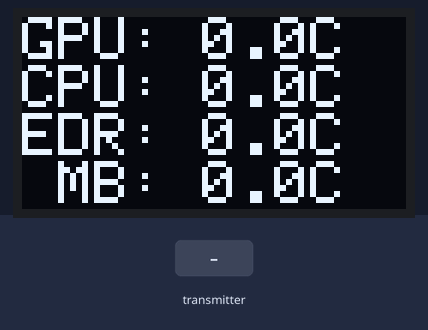
Bench run of a sketch on a simulated ESP32. On the bench: 128×64 one-colour display. Inputs (shaded band) come from the test bench. WiFi joins after 1.5 s; servers stay silent unless stated; what the sketch prints to the serial monitor is not drawn.

Above: at 18.4 s.
18.5 s: the transmitter starts sending gTemp = 25
At 20.4 s:
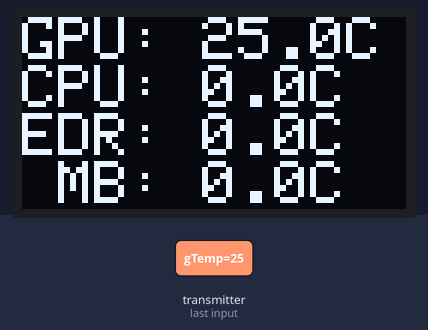
20.9 s: the transmitter starts sending cTemp = 25
At 21.8 s:
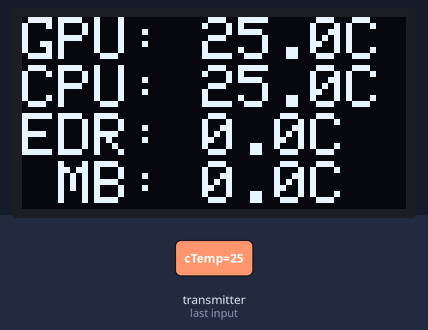
22.9 s: the transmitter starts sending eTemp = 25
At 24.3 s:
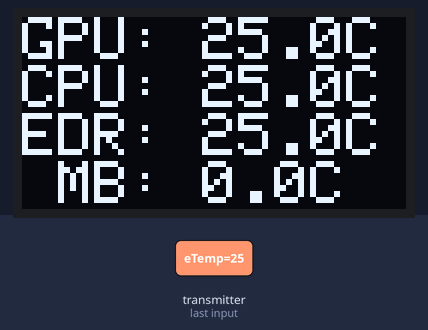
24.9 s: the transmitter starts sending mTemp = 25
At 26.6 s:
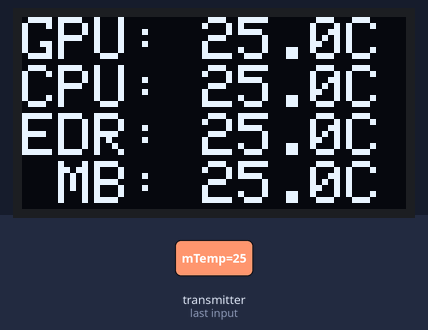
26.9 s: the transmitter starts sending gTemp = 0
At 28.2 s:
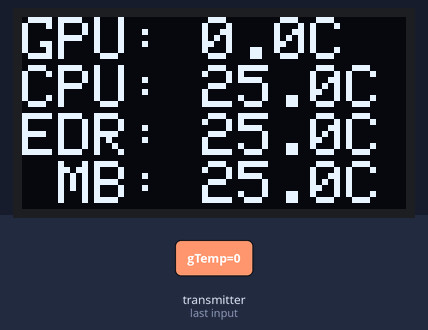
29.0 s: the transmitter starts sending cTemp = 50
At 30.8 s:
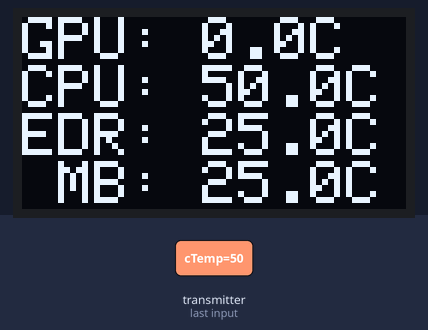
Timing chart, 0 to 32.0 s (numbered marks = the images above; inputs shaded):
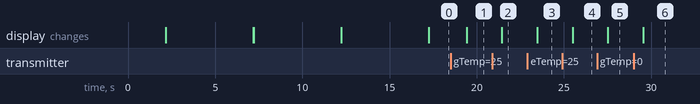

Measured:
- after the input at 18.5 s, the display: changes after 0.91 s (image 1)
- after the input at 20.9 s, the display: changes after 0.54 s (image 2)
- after the input at 22.9 s, the display: changes after 0.57 s (image 3)
- after the input at 24.9 s, the display: changes after 0.60 s (image 4)
- after the input at 26.9 s, the display: changes after 0.63 s (image 5)
- after the input at 29.0 s, the display: changes after 0.55 s (image 6)

The sketch:

SentrySync4_Receiver_OLED.ino
```cpp
#include <ArduinoOTA.h>
#include <Wire.h>
#include <WiFi.h>
#include <WebServer.h>
#include <WiFiClient.h>
#include <Adafruit_GFX.h>
#include <Adafruit_SSD1306.h>
#include <SD.h>
#include <SPI.h>
#include <esp_now.h>


//----------------------------------------------------------------------------------
//   Using ESP32 WROOM Dev board
//----------------------------------------------------------------------------------
#define SCREEN_WIDTH 128 // OLED display width, in pixels
#define SCREEN_HEIGHT 64 // OLED display height, in pixels
#define OLED_RESET -1    // Reset pin # (or -1 if sharing Arduino reset pin)
#define UART_BAUD_RATE 115200

Adafruit_SSD1306 display(SCREEN_WIDTH, SCREEN_HEIGHT, &Wire, OLED_RESET);

const char* ssid = "NETWORK NAME";
const char* password = "PASSWORD";

bool uartMode = false; // Variable to track the uart mode
bool sdStatus = false; // Variable to track if sd card is present
bool tidStatus = false; // Variable to track if title id was sent via uart
// Variables to store sensor data
float gpuTemp = 0.0;
float cpuTemp = 0.0;
float memTemp = 0.0;
float caseTemp = 0.0;
String gameTitle;
String titleID;
String developer;
String ipAddress;
String lastID = "";

unsigned long previousMillis = 0;
const long interval = 2000; // Interval to update OLED display (milliseconds)


// 'sentrysplash', 128x64px
const unsigned char epd_bitmap_sentrysplash [] PROGMEM = {
  0x00, 0x00, 0x00, 0x00, 0x00, 0x00, 0x00, 0x00, 0x00, 0x00, 0x00, 0x00, 0x00, 0x00, 0x00, 0x00,
  0x00, 0x00, 0x00, 0x00, 0x00, 0x00, 0x00, 0x00, 0x00, 0x00, 0x00, 0x00, 0x00, 0x00, 0x00, 0x00,
  0x00, 0x00, 0x00, 0x00, 0x00, 0x00, 0x00, 0x00, 0x00, 0x00, 0x00, 0x00, 0x00, 0x00, 0x00, 0x00,
  0x00, 0x00, 0x00, 0x00, 0x00, 0x00, 0x00, 0x03, 0xf8, 0x00, 0x00, 0x00, 0x00, 0x00, 0x00, 0x00,
  0x00, 0x00, 0x00, 0x00, 0x00, 0x00, 0x00, 0x3f, 0xff, 0x80, 0x00, 0x00, 0x00, 0x00, 0x00, 0x00,
  0x00, 0x00, 0x00, 0x00, 0x00, 0x00, 0x00, 0xff, 0xff, 0xe0, 0x00, 0x00, 0x00, 0x00, 0x00, 0x00,
  0x00, 0x00, 0x00, 0x00, 0x00, 0x00, 0x00, 0xff, 0xff, 0xe0, 0x00, 0x00, 0x00, 0x00, 0x00, 0x00,
  0x00, 0x00, 0x00, 0x00, 0x00, 0x00, 0x00, 0x0f, 0xfe, 0x00, 0x00, 0x00, 0x00, 0x00, 0x00, 0x00,
  0x00, 0x00, 0x00, 0x00, 0x00, 0x00, 0x00, 0x03, 0xf8, 0x00, 0x00, 0x00, 0x00, 0x00, 0x00, 0x00,
  0x00, 0x00, 0x00, 0x00, 0x00, 0x00, 0x20, 0x00, 0xe0, 0x00, 0x80, 0x00, 0x00, 0x00, 0x00, 0x00,
  0x00, 0x00, 0x00, 0x00, 0x00, 0x00, 0x78, 0x00, 0x00, 0x03, 0xc0, 0x00, 0x00, 0x00, 0x00, 0x00,
  0x00, 0x00, 0x00, 0x00, 0x00, 0x00, 0xfe, 0x00, 0x00, 0x0f, 0xe0, 0x00, 0x00, 0x00, 0x00, 0x00,
  0x00, 0x00, 0x00, 0x00, 0x00, 0x01, 0xff, 0x00, 0x00, 0x1f, 0xf0, 0x00, 0x00, 0x00, 0x00, 0x00,
  0x00, 0x00, 0x00, 0x00, 0x00, 0x01, 0xff, 0x80, 0x00, 0x3f, 0xf0, 0x00, 0x00, 0x00, 0x00, 0x00,
  0x00, 0x00, 0x00, 0x00, 0x00, 0x03, 0xff, 0xc0, 0x00, 0x7f, 0xf8, 0x00, 0x00, 0x00, 0x00, 0x00,
  0x00, 0x00, 0x00, 0x00, 0x00, 0x03, 0xff, 0xe0, 0x00, 0xff, 0xf8, 0x00, 0x00, 0x00, 0x00, 0x00,
  0x00, 0x00, 0x00, 0x00, 0x00, 0x07, 0xff, 0xc0, 0x00, 0x7f, 0xfc, 0x00, 0x00, 0x00, 0x00, 0x00,
  0x00, 0x00, 0x00, 0x00, 0x00, 0x07, 0xff, 0xc0, 0x00, 0x7f, 0xfc, 0x00, 0x00, 0x00, 0x00, 0x00,
  0x00, 0x00, 0x00, 0x00, 0x00, 0x0f, 0xff, 0x80, 0x00, 0x3f, 0xfe, 0x00, 0x00, 0x00, 0x00, 0x00,
  0x00, 0x00, 0x00, 0x00, 0x00, 0x0f, 0xff, 0x00, 0x00, 0x1f, 0xfe, 0x00, 0x00, 0x00, 0x00, 0x00,
  0x00, 0x00, 0x00, 0x00, 0x00, 0x0f, 0xfe, 0x00, 0x00, 0x0f, 0xfe, 0x00, 0x00, 0x00, 0x00, 0x00,
  0x00, 0x00, 0x00, 0x00, 0x00, 0x0f, 0xfe, 0x00, 0xe0, 0x0f, 0xfe, 0x00, 0x00, 0x00, 0x00, 0x00,
  0x00, 0x00, 0x00, 0x00, 0x00, 0x1f, 0xfc, 0x01, 0xf0, 0x07, 0xff, 0x00, 0x00, 0x00, 0x00, 0x00,
  0x00, 0x00, 0x00, 0x00, 0x00, 0x1f, 0xf8, 0x03, 0xf8, 0x03, 0xff, 0x00, 0x00, 0x00, 0x00, 0x00,
  0x00, 0x00, 0x00, 0x00, 0x00, 0x1f, 0xf8, 0x07, 0xfc, 0x03, 0xff, 0x00, 0x00, 0x00, 0x00, 0x00,
  0x00, 0x00, 0x00, 0x00, 0x00, 0x1f, 0xf0, 0x0f, 0xfe, 0x01, 0xff, 0x00, 0x00, 0x00, 0x00, 0x00,
  0x00, 0x00, 0x00, 0x00, 0x00, 0x1f, 0xf0, 0x1f, 0xff, 0x01, 0xff, 0x00, 0x00, 0x00, 0x00, 0x00,
  0x00, 0x00, 0x00, 0x00, 0x00, 0x1f, 0xe0, 0x3f, 0xff, 0x80, 0xff, 0x00, 0x00, 0x00, 0x00, 0x00,
  0x00, 0x00, 0x00, 0x00, 0x00, 0x1f, 0xe0, 0x7f, 0xff, 0xc0, 0xff, 0x00, 0x00, 0x00, 0x00, 0x00,
  0x00, 0x00, 0x00, 0x00, 0x00, 0x0f, 0xc0, 0xff, 0xff, 0xe0, 0x7e, 0x00, 0x00, 0x00, 0x00, 0x00,
  0x00, 0x00, 0x00, 0x00, 0x00, 0x0f, 0xc0, 0xff, 0xff, 0xe0, 0x7e, 0x00, 0x00, 0x00, 0x00, 0x00,
  0x00, 0x00, 0x00, 0x00, 0x00, 0x0f, 0x81, 0xff, 0xff, 0xf0, 0x3e, 0x00, 0x00, 0x00, 0x00, 0x00,
  0x00, 0x00, 0x00, 0x00, 0x00, 0x0f, 0x83, 0xff, 0xff, 0xf8, 0x3e, 0x00, 0x00, 0x00, 0x00, 0x00,
  0x00, 0x00, 0x00, 0x00, 0x00, 0x07, 0x87, 0xff, 0xff, 0xfc, 0x3c, 0x00, 0x00, 0x00, 0x00, 0x00,
  0x00, 0x00, 0x00, 0x00, 0x00, 0x07, 0x07, 0xff, 0xff, 0xfc, 0x1c, 0x00, 0x00, 0x00, 0x00, 0x00,
  0x00, 0x00, 0x00, 0x00, 0x00, 0x03, 0x0f, 0xff, 0xff, 0xfe, 0x18, 0x00, 0x00, 0x00, 0x00, 0x00,
  0x00, 0x00, 0x00, 0x00, 0x00, 0x03, 0x1f, 0xff, 0xff, 0xff, 0x18, 0x00, 0x00, 0x00, 0x00, 0x00,
  0x00, 0x00, 0x00, 0x00, 0x00, 0x01, 0x1f, 0xff, 0xff, 0xff, 0x10, 0x00, 0x00, 0x00, 0x00, 0x00,
  0x00, 0x00, 0x00, 0x00, 0x00, 0x00, 0x1f, 0xff, 0xff, 0xff, 0x00, 0x00, 0x00, 0x00, 0x00, 0x00,
  0x00, 0x00, 0x00, 0x00, 0x00, 0x00, 0x3f, 0xff, 0xff, 0xff, 0x80, 0x00, 0x00, 0x00, 0x00, 0x00,
  0x00, 0x00, 0x00, 0x00, 0x00, 0x00, 0x3f, 0xff, 0xff, 0xff, 0x80, 0x00, 0x00, 0x00, 0x00, 0x00,
  0x00, 0x00, 0x00, 0x00, 0x00, 0x00, 0x3f, 0xff, 0xff, 0xff, 0x80, 0x00, 0x00, 0x00, 0x00, 0x00,
  0x00, 0x00, 0x00, 0x00, 0x00, 0x00, 0x1f, 0xff, 0xff, 0xff, 0x00, 0x00, 0x00, 0x00, 0x00, 0x00,
  0x00, 0x00, 0x00, 0x00, 0x00, 0x00, 0x0f, 0xff, 0xff, 0xfe, 0x00, 0x00, 0x00, 0x00, 0x00, 0x00,
  0x00, 0x00, 0x00, 0x00, 0x00, 0x00, 0x03, 0xff, 0xff, 0xf8, 0x00, 0x00, 0x00, 0x00, 0x00, 0x00,
  0x00, 0x00, 0x00, 0x00, 0x00, 0x00, 0x00, 0xff, 0xff, 0xe0, 0x00, 0x00, 0x00, 0x00, 0x00, 0x00,
  0x00, 0x00, 0x00, 0x00, 0x00, 0x00, 0x00, 0x3f, 0xff, 0x80, 0x00, 0x00, 0x00, 0x00, 0x00, 0x00,
  0x00, 0x00, 0x00, 0x00, 0x00, 0x00, 0x00, 0x03, 0xf8, 0x00, 0x00, 0x00, 0x00, 0x00, 0x00, 0x00,
  0x00, 0x00, 0x00, 0x00, 0x00, 0x00, 0x00, 0x00, 0x00, 0x00, 0x00, 0x00, 0x00, 0x00, 0x00, 0x00,
  0x00, 0x00, 0x00, 0x00, 0x00, 0x00, 0x00, 0x00, 0x00, 0x00, 0x00, 0x00, 0x00, 0x00, 0x00, 0x00,
  0x00, 0x00, 0x00, 0x00, 0x00, 0x00, 0x00, 0x00, 0x00, 0x00, 0x00, 0x00, 0x00, 0x00, 0x00, 0x00,
  0x00, 0x00, 0x00, 0x00, 0x00, 0x00, 0x00, 0x00, 0x00, 0x00, 0x00, 0x00, 0x00, 0x00, 0x00, 0x00,
  0x00, 0x00, 0x00, 0x00, 0x00, 0x00, 0x00, 0x00, 0x00, 0x00, 0x00, 0x00, 0x00, 0x00, 0x00, 0x00,
  0x00, 0x00, 0x00, 0x00, 0x00, 0x00, 0x00, 0x00, 0x00, 0x00, 0x00, 0x00, 0x00, 0x00, 0x00, 0x00,
  0x00, 0x00, 0x00, 0x00, 0x00, 0x00, 0x00, 0x00, 0x00, 0x00, 0x00, 0x00, 0x00, 0x00, 0x00, 0x00,
  0x00, 0x00, 0x00, 0x00, 0x00, 0x00, 0x00, 0x00, 0x00, 0x00, 0x00, 0x00, 0x00, 0x00, 0x00, 0x00,
  0x00, 0x00, 0x00, 0x00, 0x00, 0x00, 0x00, 0x00, 0x00, 0x00, 0x00, 0x00, 0x00, 0x00, 0x00, 0x00,
  0x00, 0x00, 0x00, 0x00, 0x00, 0x00, 0x00, 0x00, 0x00, 0x00, 0x00, 0x00, 0x00, 0x00, 0x00, 0x00,
  0x00, 0x00, 0x00, 0x00, 0x00, 0x00, 0x00, 0x00, 0x00, 0x00, 0x00, 0x00, 0x00, 0x00, 0x00, 0x00,
  0x00, 0x00, 0x00, 0x00, 0x00, 0x00, 0x00, 0x00, 0x00, 0x00, 0x00, 0x00, 0x00, 0x00, 0x00, 0x00,
  0x00, 0x00, 0x00, 0x00, 0x00, 0x00, 0x00, 0x00, 0x00, 0x00, 0x00, 0x00, 0x00, 0x00, 0x00, 0x00,
  0x00, 0x00, 0x00, 0x00, 0x00, 0x00, 0x00, 0x00, 0x00, 0x00, 0x00, 0x00, 0x00, 0x00, 0x00, 0x00,
  0x00, 0x00, 0x00, 0x00, 0x00, 0x00, 0x00, 0x00, 0x00, 0x00, 0x00, 0x00, 0x00, 0x00, 0x00, 0x00,
  0x00, 0x00, 0x00, 0x00, 0x00, 0x00, 0x00, 0x00, 0x00, 0x00, 0x00, 0x00, 0x00, 0x00, 0x00, 0x00
};

// 'question', 128x64px
const unsigned char epd_bitmap_question [] PROGMEM = {
  0x00, 0x00, 0x00, 0x00, 0x00, 0x00, 0x00, 0x00, 0x00, 0x00, 0x00, 0x00, 0x00, 0x00, 0x00, 0x00,
  0x00, 0x00, 0x00, 0x00, 0x00, 0x00, 0x00, 0x00, 0x00, 0x00, 0x00, 0x00, 0x00, 0x00, 0x00, 0x00,
  0x00, 0x00, 0x00, 0x00, 0x00, 0x00, 0x00, 0x00, 0x00, 0x00, 0x00, 0x00, 0x00, 0x00, 0x00, 0x00,
  0x00, 0x00, 0x00, 0x00, 0x00, 0x00, 0x00, 0x00, 0x00, 0x00, 0x00, 0x00, 0x00, 0x00, 0x00, 0x00,
  0x00, 0x00, 0x00, 0x00, 0x00, 0x00, 0x00, 0x00, 0x00, 0x00, 0x00, 0x00, 0x00, 0x00, 0x00, 0x00,
  0x00, 0x00, 0x00, 0x00, 0x00, 0x00, 0x00, 0x00, 0x00, 0x00, 0x00, 0x00, 0x00, 0x00, 0x00, 0x00,
  0x00, 0x00, 0x00, 0x00, 0x00, 0x00, 0x00, 0x00, 0x00, 0x00, 0x00, 0x00, 0x00, 0x00, 0x00, 0x00,
  0x00, 0x00, 0x00, 0x00, 0x00, 0x00, 0x00, 0x00, 0x00, 0x00, 0x00, 0x00, 0x00, 0x00, 0x00, 0x00,
  0x00, 0x00, 0x00, 0x00, 0x00, 0x00, 0x00, 0x00, 0x00, 0x00, 0x00, 0x00, 0x00, 0x00, 0x00, 0x00,
  0x00, 0x00, 0x00, 0x00, 0x00, 0x00, 0x00, 0x00, 0x00, 0x00, 0x00, 0x00, 0x00, 0x00, 0x00, 0x00,
  0x00, 0x00, 0x00, 0x00, 0x00, 0x00, 0x00, 0x00, 0x00, 0x00, 0x00, 0x00, 0x00, 0x00, 0x00, 0x00,
  0x00, 0x00, 0x00, 0x00, 0x00, 0x00, 0x00, 0x00, 0x00, 0x00, 0x00, 0x00, 0x00, 0x00, 0x00, 0x00,
  0x00, 0x00, 0x00, 0x00, 0x00, 0x00, 0x00, 0x00, 0x00, 0x00, 0x00, 0x00, 0x00, 0x00, 0x00, 0x00,
  0x00, 0x00, 0x00, 0x00, 0x00, 0x00, 0x00, 0x00, 0x00, 0x00, 0x00, 0x00, 0x00, 0x00, 0x00, 0x00,
  0x00, 0x00, 0x00, 0x00, 0x00, 0x00, 0x00, 0x00, 0x00, 0x00, 0x00, 0x00, 0x00, 0x00, 0x00, 0x00,
  0x00, 0x00, 0x00, 0x00, 0x00, 0x00, 0x00, 0x00, 0x00, 0x00, 0x00, 0x00, 0x00, 0x00, 0x00, 0x00,
  0x00, 0x00, 0x00, 0x00, 0x00, 0x00, 0x00, 0x00, 0x00, 0x00, 0x00, 0x00, 0x00, 0x00, 0x00, 0x00,
  0x00, 0x00, 0x00, 0x00, 0x00, 0x00, 0x00, 0x00, 0x00, 0x00, 0x00, 0x00, 0x00, 0x00, 0x00, 0x00,
  0x00, 0x00, 0x00, 0x00, 0x00, 0x00, 0x00, 0x00, 0x00, 0x00, 0x00, 0x00, 0x00, 0x00, 0x00, 0x00,
  0x00, 0x00, 0x00, 0x00, 0x00, 0x00, 0x00, 0x00, 0x00, 0x00, 0x00, 0x00, 0x00, 0x00, 0x00, 0x00,
  0x00, 0x00, 0x00, 0x00, 0x00, 0x00, 0x07, 0xff, 0xff, 0xff, 0x00, 0x00, 0x00, 0x00, 0x00, 0x00,
  0x00, 0x00, 0x00, 0x00, 0x00, 0x00, 0x08, 0x00, 0x00, 0x01, 0x80, 0x00, 0x00, 0x00, 0x00, 0x00,
  0x00, 0x00, 0x00, 0x00, 0x00, 0x00, 0x09, 0xff, 0xff, 0xfd, 0x80, 0x00, 0x00, 0x00, 0x00, 0x00,
  0x00, 0x00, 0x00, 0x00, 0x00, 0x00, 0x09, 0x10, 0x88, 0xc5, 0x80, 0x00, 0x00, 0x00, 0x00, 0x00,
  0x00, 0x00, 0x00, 0x00, 0x00, 0x00, 0x09, 0x10, 0x88, 0xc5, 0x80, 0x00, 0x00, 0x00, 0x00, 0x00,
  0x00, 0x00, 0x00, 0x00, 0x00, 0x00, 0x09, 0x10, 0x88, 0xc5, 0x80, 0x00, 0x00, 0x00, 0x00, 0x00,
  0x00, 0x00, 0x00, 0x00, 0x00, 0x00, 0x09, 0x10, 0x88, 0xc5, 0x80, 0x00, 0x00, 0x00, 0x00, 0x00,
  0x00, 0x00, 0x00, 0x00, 0x00, 0x00, 0x09, 0x10, 0x88, 0xc5, 0x80, 0x00, 0x00, 0x00, 0x00, 0x00,
  0x00, 0x00, 0x00, 0x00, 0x00, 0x00, 0x09, 0x10, 0x88, 0xc5, 0x80, 0x00, 0x00, 0x00, 0x00, 0x00,
  0x00, 0x00, 0x00, 0x00, 0x00, 0x00, 0x09, 0x10, 0x88, 0xc5, 0x80, 0x00, 0x00, 0x00, 0x00, 0x00,
  0x00, 0x00, 0x00, 0x00, 0x00, 0x00, 0x09, 0x10, 0x88, 0xc5, 0x80, 0x00, 0x00, 0x00, 0x00, 0x00,
  0x00, 0x00, 0x00, 0x00, 0x00, 0x00, 0x09, 0x10, 0x88, 0xc5, 0x80, 0x00, 0x00, 0x00, 0x00, 0x00,
  0x00, 0x00, 0x00, 0x00, 0x00, 0x00, 0x09, 0xff, 0xff, 0xfd, 0x80, 0x00, 0x00, 0x00, 0x00, 0x00,
  0x00, 0x00, 0x00, 0x00, 0x00, 0x00, 0x30, 0x00, 0x00, 0x01, 0x80, 0x00, 0x00, 0x00, 0x00, 0x00,
  0x00, 0x00, 0x00, 0x00, 0x00, 0x00, 0x60, 0x00, 0x00, 0x01, 0x80, 0x00, 0x00, 0x00, 0x00, 0x00,
  0x00, 0x00, 0x00, 0x00, 0x00, 0x00, 0x40, 0x00, 0x00, 0x01, 0x80, 0x00, 0x00, 0x00, 0x00, 0x00,
  0x00, 0x00, 0x00, 0x00, 0x00, 0x00, 0x40, 0x00, 0x00, 0x01, 0x80, 0x00, 0x00, 0x00, 0x00, 0x00,
  0x00, 0x00, 0x00, 0x00, 0x00, 0x00, 0x40, 0x00, 0x00, 0x01, 0x80, 0x00, 0x00, 0x00, 0x00, 0x00,
  0x00, 0x00, 0x00, 0x00, 0x00, 0x00, 0x40, 0x07, 0xfc, 0x01, 0x80, 0x00, 0x00, 0x00, 0x00, 0x00,
  0x00, 0x00, 0x00, 0x00, 0x00, 0x00, 0x40, 0x07, 0xfc, 0x01, 0x80, 0x00, 0x00, 0x00, 0x00, 0x00,
  0x00, 0x00, 0x00, 0x00, 0x00, 0x00, 0x40, 0x1f, 0xff, 0x01, 0x80, 0x00, 0x00, 0x00, 0x00, 0x00,
  0x00, 0x00, 0x00, 0x00, 0x00, 0x00, 0x30, 0x1e, 0x0f, 0x01, 0x80, 0x00, 0x00, 0x00, 0x00, 0x00,
  0x00, 0x00, 0x00, 0x00, 0x00, 0x00, 0x08, 0x1c, 0x0f, 0x01, 0x80, 0x00, 0x00, 0x00, 0x00, 0x00,
  0x00, 0x00, 0x00, 0x00, 0x00, 0x00, 0x08, 0x1c, 0x0f, 0x01, 0x80, 0x00, 0x00, 0x00, 0x00, 0x00,
  0x00, 0x00, 0x00, 0x00, 0x00, 0x00, 0x08, 0x00, 0x0f, 0x01, 0x80, 0x00, 0x00, 0x00, 0x00, 0x00,
  0x00, 0x00, 0x00, 0x00, 0x00, 0x00, 0x08, 0x00, 0x0f, 0x01, 0x80, 0x00, 0x00, 0x00, 0x00, 0x00,
  0x00, 0x00, 0x00, 0x00, 0x00, 0x00, 0x08, 0x00, 0x1f, 0x01, 0x80, 0x00, 0x00, 0x00, 0x00, 0x00,
  0x00, 0x00, 0x00, 0x00, 0x00, 0x00, 0x30, 0x00, 0x3e, 0x01, 0x80, 0x00, 0x00, 0x00, 0x00, 0x00,
  0x00, 0x00, 0x00, 0x00, 0x00, 0x00, 0x60, 0x00, 0x7c, 0x01, 0x80, 0x00, 0x00, 0x00, 0x00, 0x00,
  0x00, 0x00, 0x00, 0x00, 0x00, 0x00, 0x40, 0x00, 0xf8, 0x01, 0x80, 0x00, 0x00, 0x00, 0x00, 0x00,
  0x00, 0x00, 0x00, 0x00, 0x00, 0x00, 0x40, 0x00, 0xf0, 0x01, 0x80, 0x00, 0x00, 0x00, 0x00, 0x00,
  0x00, 0x00, 0x00, 0x00, 0x00, 0x00, 0x40, 0x00, 0xe0, 0x01, 0x80, 0x00, 0x00, 0x00, 0x00, 0x00,
  0x00, 0x00, 0x00, 0x00, 0x00, 0x00, 0x40, 0x00, 0x00, 0x01, 0x80, 0x00, 0x00, 0x00, 0x00, 0x00,
  0x00, 0x00, 0x00, 0x00, 0x00, 0x00, 0x40, 0x00, 0x00, 0x01, 0x80, 0x00, 0x00, 0x00, 0x00, 0x00,
  0x00, 0x00, 0x00, 0x00, 0x00, 0x00, 0x40, 0x00, 0xe0, 0x01, 0x80, 0x00, 0x00, 0x00, 0x00, 0x00,
  0x00, 0x00, 0x00, 0x00, 0x00, 0x00, 0x40, 0x00, 0xe0, 0x01, 0x80, 0x00, 0x00, 0x00, 0x00, 0x00,
  0x00, 0x00, 0x00, 0x00, 0x00, 0x00, 0x40, 0x00, 0xe0, 0x01, 0x80, 0x00, 0x00, 0x00, 0x00, 0x00,
  0x00, 0x00, 0x00, 0x00, 0x00, 0x00, 0x40, 0x00, 0x00, 0x01, 0x80, 0x00, 0x00, 0x00, 0x00, 0x00,
  0x00, 0x00, 0x00, 0x00, 0x00, 0x00, 0x40, 0x00, 0x00, 0x01, 0x80, 0x00, 0x00, 0x00, 0x00, 0x00,
  0x00, 0x00, 0x00, 0x00, 0x00, 0x00, 0x40, 0x00, 0x00, 0x01, 0x80, 0x00, 0x00, 0x00, 0x00, 0x00,
  0x00, 0x00, 0x00, 0x00, 0x00, 0x00, 0x40, 0x00, 0x00, 0x01, 0x80, 0x00, 0x00, 0x00, 0x00, 0x00,
  0x00, 0x00, 0x00, 0x00, 0x00, 0x00, 0x60, 0x00, 0x00, 0x01, 0x00, 0x00, 0x00, 0x00, 0x00, 0x00,
  0x00, 0x00, 0x00, 0x00, 0x00, 0x00, 0x3f, 0xff, 0xff, 0xff, 0x00, 0x00, 0x00, 0x00, 0x00, 0x00,
  0x00, 0x00, 0x00, 0x00, 0x00, 0x00, 0x00, 0x00, 0x00, 0x00, 0x00, 0x00, 0x00, 0x00, 0x00, 0x00
};

//----------------------------------------------------------------------------------
//WiFi connection
boolean ConectWiFi(void){
  boolean state = true;
  byte c = 0;
  WiFi.begin(ssid, password);
  while (WiFi.status() != WL_CONNECTED) {
    Serial.print(".");
    delay(500);
    if (c > 20){
      state = false;
      break;}
    c++;}
  return state;}

// Structure to receive data
// Must match the sender structure
typedef struct struct_message {
  float gTemp;
  float cTemp;
  float eTemp;
  float mTemp;
  bool sd;
  bool uart;
  bool tidSent;
  char gameTitle[32];
  char developer[32];
  char tTitleID[32];
  char xboxipAdd[32];
} struct_message;

// struct_message called myData
struct_message myData;

// callback function that will be executed when data is received
void OnDataRecv(const uint8_t * mac, const uint8_t *incomingData, int len) {
  memcpy(&myData, incomingData, sizeof(myData));
  gpuTemp = myData.gTemp;
  cpuTemp = myData.cTemp;
  memTemp = myData.eTemp;
  caseTemp = myData.mTemp;
  sdStatus = myData.sd;
  uartMode = myData.uart;
  tidStatus = myData.tidSent;
  gameTitle = myData.gameTitle;
  developer = myData.developer;
  titleID = myData.tTitleID;
  ipAddress = myData.xboxipAdd;

  Serial.print("Bytes received: ");
  Serial.println(len);
  Serial.print("GPU: ");
  Serial.println(myData.gTemp);
  Serial.print("CPU: ");
  Serial.println(myData.cTemp);
  Serial.print("EDRAM: ");
  Serial.println(myData.eTemp);
  Serial.print("MOBO: ");
  Serial.println(myData.mTemp);
  Serial.print("SD Status: ");
  Serial.println(myData.sd);
  Serial.print("UART Mode: ");
  Serial.println(myData.uart);
  Serial.print("TiD Sent: ");
  Serial.println(myData.tidSent);
  Serial.print("Game Title: ");
  Serial.println(myData.gameTitle);
  Serial.print("Developer: ");
  Serial.println(myData.developer);
  Serial.print("Title ID: ");
  Serial.println(myData.tTitleID);
  Serial.print("IP Address: ");
  Serial.println(myData.xboxipAdd);
  Serial.println();

  if (myData.tidSent) {
    tidStatus = true;
  }
  if (!tidStatus){
    lastID = "";
  }
}

//----------------------------------------------------------------------------------
void setup() {
  Serial.begin(UART_BAUD_RATE);
  display.begin(SSD1306_SWITCHCAPVCC, 0x3C); // Initialize with the I2C addr 0x3C (for the 128x64)
  delay(300);
  display.clearDisplay();

  WiFi.mode(WIFI_STA);
  delay(300);

  //Connect to Wi-Fi
  Serial.println();
  Serial.print("Connecting to ");
  Serial.println(ssid);
  if(ConectWiFi()==true){
    Serial.println("");
    Serial.println("WiFi connected.");
    Serial.print("IP address: ");
    Serial.println(WiFi.localIP());}
  else{
    Serial.println("");
    Serial.println("WiFi not connected.");}

  // Init ESP-NOW
  if (esp_now_init() != ESP_OK) {
    Serial.println("Error initializing ESP-NOW");

  }
  else {
    Serial.println("initialized ESP-NOW!!");
  }

  // Once ESPNow is successfully Init, register for recv CB to
  // get recv packer info
  esp_now_register_recv_cb(esp_now_recv_cb_t(OnDataRecv));

  // Display splash screen
  display.drawBitmap(0, 0, epd_bitmap_sentrysplash, 128, 64, SSD1306_WHITE);
  display.setTextSize(1);
  display.setTextColor(SSD1306_WHITE);
  display.setCursor(0, 55);
  display.println("  SentrySync Started");
  display.display(); // Display buffer
  delay(5000); // Display splash screen for 5 seconds

  // Clear the display
  display.clearDisplay();

  // Initialize SD card
  if (!sdStatus) {
    Serial.println("SD Mount Failed");
    display.println("  SD Card Not Found!");
    display.display(); // Display buffer
    display.drawBitmap(0, 0, epd_bitmap_question, 128, 64, SSD1306_WHITE); // SD Card Image
    display.display(); // Display buffer
    delay(5000); // Wait for 5 seconds
    display.clearDisplay(); // Clear the display
  }


  ArduinoOTA.begin();
  Serial.println("OTA started");

  if (ipAddress != "0.0.0.0") {

    // Display IP address on OLED screen
    display.clearDisplay();
    display.setTextSize(1);
    display.setTextColor(SSD1306_WHITE);
    display.setCursor(0, 23);
    display.println("IP Address Acquired:");
    display.println(ipAddress);
    display.display(); // Display buffer
    delay(5000); // Display for 5 seconds
    updateOLED();
  }
  else{
    delay(5000);
    updateOLED();
  }
}


//----------------------------------------------------------------------------------
void loop() {
  ArduinoOTA.handle();
  delay(100);//allow the cpu to switch to other tasks

  if (millis() - previousMillis >= interval) {
    previousMillis = millis();
    updateOLED();
  }
}

//----------------------------------------------------------------------------------
void updateOLED() {
  if (tidStatus && titleID != lastID) {
    displayInfoFromSD(titleID);
    lastID = titleID; // Update the last displayed title ID
    tidStatus = false;
  }


    // Display sensor data on OLED
  display.setTextSize(2);
  display.setTextColor(SSD1306_WHITE);
  display.clearDisplay();
  display.setCursor(0, 0);
  display.print("GPU: ");
  display.print(gpuTemp, 1); // Display GPU temperature with 1 decimal place
  display.print("C");
  display.println();
  display.print("CPU: ");
  display.print(cpuTemp, 1); // Display CPU temperature with 1 decimal place
  display.print("C");
  display.println();
  display.print("EDR: ");
  display.print(memTemp, 1); // Display MEM temperature with 1 decimal place
  display.print("C");
  display.println();
  display.print(" MB: ");
  display.print(caseTemp, 1); // Display Case temperature with 1 decimal place
  display.print("C");
  display.println();
  display.display();

}

//----------------------------------------------------------------------------------
void displayInfoFromSD(String targetTitleID) {

  // Display information on OLED screen
  display.clearDisplay();
  display.setTextSize(1);
  display.setTextColor(SSD1306_WHITE);
  display.setCursor(0, 0);
  display.println(gameTitle);
  display.println();
  display.print("Title ID: ");
  targetTitleID.toUpperCase(); // Converts title id to uppercase
  display.println(targetTitleID); // Displays title id in uppercase
  display.println();
  display.println("Developer:");
  display.println(developer);
  display.display(); // Display buffer
  delay(8000); // Display for 10 seconds
  display.clearDisplay();
}
```
